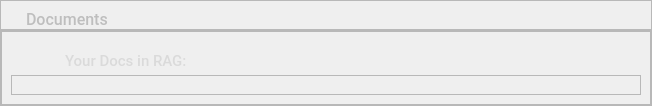
                         <widget class="QWidget" name="Documents_page">
                          <layout class="QVBoxLayout" name="verticalLayout_19">
                           <property name="spacing">
                            <number>0</number>
                           </property>
                           <property name="leftMargin">
                            <number>0</number>
                           </property>
                           <property name="topMargin">
                            <number>0</number>
                           </property>
                           <property name="rightMargin">
                            <number>0</number>
                           </property>
                           <property name="bottomMargin">
                            <number>0</number>
                           </property>
                           <item>
                            <widget class="QFrame" name="frame_62">
                             <property name="maximumSize">
                              <size>
                               <width>16777215</width>
                               <height>50</height>
                              </size>
                             </property>
                             <property name="font">
                              <font>
                               <pointsize>10</pointsize>
                              </font>
                             </property>
                             <property name="frameShape">
                              <enum>QFrame::Shape::StyledPanel</enum>
                             </property>
                             <property name="frameShadow">
                              <enum>QFrame::Shadow::Raised</enum>
                             </property>
                             <layout class="QHBoxLayout" name="horizontalLayout_35">
                              <property name="leftMargin">
                               <number>25</number>
                              </property>
                              <property name="bottomMargin">
                               <number>0</number>
                              </property>
                              <item>
                               <widget class="QLabel" name="label_8">
                                <property name="font">
                                 <font>
                                  <family>Roboto Medium</family>
                                  <pointsize>12</pointsize>
                                 </font>
                                </property>
                                <property name="styleSheet">
                                 <string notr="true">color: rgb(190, 190, 190);</string>
                                </property>
                                <property name="text">
                                 <string>Documents</string>
                                </property>
                               </widget>
                              </item>
                             </layout>
                            </widget>
                           </item>
                           <item>
                            <widget class="QFrame" name="frame_63">
                             <property name="frameShape">
                              <enum>QFrame::Shape::StyledPanel</enum>
                             </property>
                             <property name="frameShadow">
                              <enum>QFrame::Shadow::Raised</enum>
                             </property>
                             <layout class="QHBoxLayout" name="horizontalLayout_36">
                              <property name="spacing">
                               <number>0</number>
                              </property>
                              <property name="leftMargin">
                               <number>0</number>
                              </property>
                              <property name="topMargin">
                               <number>0</number>
                              </property>
                              <property name="rightMargin">
                               <number>0</number>
                              </property>
                              <property name="bottomMargin">
                               <number>0</number>
                              </property>
                              <item>
                               <widget class="QFrame" name="frame_65">
                                <property name="maximumSize">
                                 <size>
                                  <width>320</width>
                                  <height>16777215</height>
                                 </size>
                                </property>
                                <property name="frameShape">
                                 <enum>QFrame::Shape::StyledPanel</enum>
                                </property>
                                <property name="frameShadow">
                                 <enum>QFrame::Shadow::Raised</enum>
                                </property>
                               </widget>
                              </item>
                              <item>
                               <widget class="QFrame" name="frame_64">
                                <property name="minimumSize">
                                 <size>
                                  <width>650</width>
                                  <height>0</height>
                                 </size>
                                </property>
                                <property name="frameShape">
                                 <enum>QFrame::Shape::StyledPanel</enum>
                                </property>
                                <property name="frameShadow">
                                 <enum>QFrame::Shadow::Raised</enum>
                                </property>
                                <layout class="QVBoxLayout" name="verticalLayout_22">
                                 <property name="spacing">
                                  <number>5</number>
                                 </property>
                                 <property name="topMargin">
                                  <number>20</number>
                                 </property>
                                 <item>
                                  <widget class="QLabel" name="label_19">
                                   <property name="maximumSize">
                                    <size>
                                     <width>16777215</width>
                                     <height>30</height>
                                    </size>
                                   </property>
                                   <property name="font">
                                    <font>
                                     <family>Roboto Medium</family>
                                     <pointsize>11</pointsize>
                                    </font>
                                   </property>
                                   <property name="styleSheet">
                                    <string notr="true">color: rgb(218, 218, 218);
padding-left: 50px;</string>
                                   </property>
                                   <property name="text">
                                    <string>Your Docs in RAG:</string>
                                   </property>
                                  </widget>
                                 </item>
                                 <item>
                                  <widget class="QFrame" name="frame_73">
                                   <property name="frameShape">
                                    <enum>QFrame::Shape::StyledPanel</enum>
                                   </property>
                                   <property name="frameShadow">
                                    <enum>QFrame::Shadow::Raised</enum>
                                   </property>
                                   <layout class="QVBoxLayout" name="verticalLayout_28">
                                    <property name="leftMargin">
                                     <number>0</number>
                                    </property>
                                    <property name="rightMargin">
                                     <number>0</number>
                                    </property>
                                    <item>
                                     <widget class="QFrame" name="docs_list_frame">
                                      <property name="font">
                                       <font>
                                        <bold>false</bold>
                                       </font>
                                      </property>
                                      <property name="frameShape">
                                       <enum>QFrame::Shape::StyledPanel</enum>
                                      </property>
                                      <property name="frameShadow">
                                       <enum>QFrame::Shadow::Raised</enum>
                                      </property>
                                     </widget>
                                    </item>
                                   </layout>
                                  </widget>
                                 </item>
                                </layout>
                               </widget>
                              </item>
                              <item>
                               <widget class="QFrame" name="frame_66">
                                <property name="maximumSize">
                                 <size>
                                  <width>320</width>
                                  <height>16777215</height>
                                 </size>
                                </property>
                                <property name="frameShape">
                                 <enum>QFrame::Shape::StyledPanel</enum>
                                </property>
                                <property name="frameShadow">
                                 <enum>QFrame::Shadow::Raised</enum>
                                </property>
                               </widget>
                              </item>
                             </layout>
                            </widget>
                           </item>
                          </layout>
                         </widget>
